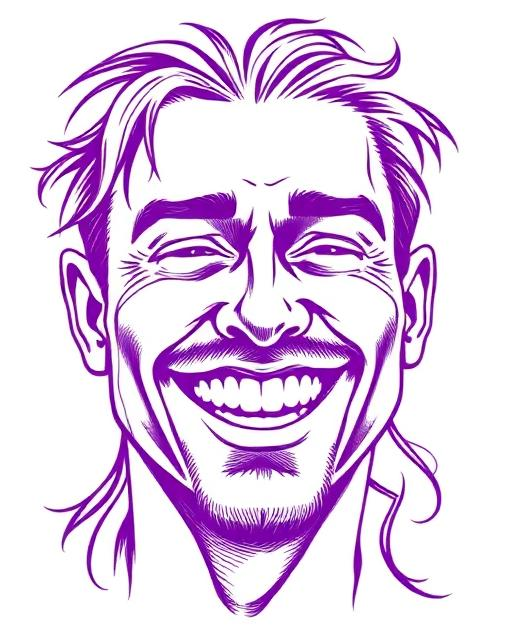
#> input picture src/assets/sample-1.jpg, 512 x 640 px
$ python metrics.py ../../src/assets/sample-1.jpg
#> lines starting #> are read from the running program, lines starting #| are printed output that depends on the picture; after the words box and inside, x2 and y2 are one past the last pixel; in counts of white or black regions, pixels touching at a corner belong together
import cv2, numpy as np, sys
def lum(f):
#> called with f = '../../src/assets/sample-1.jpg'
    im=cv2.imread(f,cv2.IMREAD_UNCHANGED)
#> im is the input picture: shape (640, 512, 3); mean B, G, R 233.3, 205.1, 227.1
    if im.ndim==3 and im.shape[2]==4:
        a=im[...,3:4]/255.0; im=(im[...,:3]*a+255*(1-a)).astype(np.uint8)
    g=cv2.cvtColor(im,cv2.COLOR_BGR2GRAY) if im.ndim==3 else im
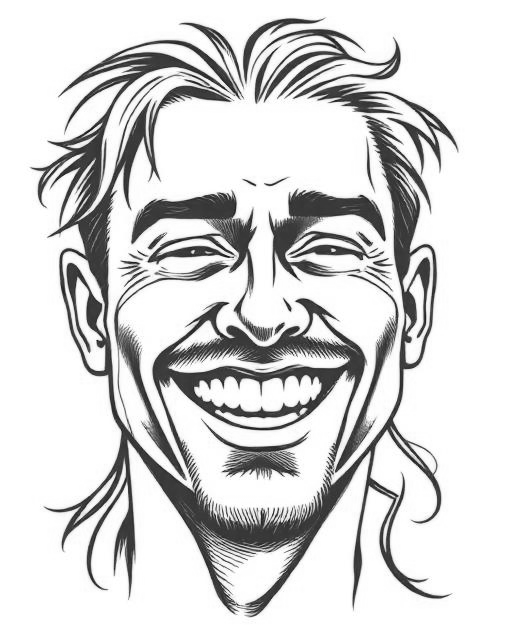
#> g: shape (640, 512); min 17, max 255, mean 214.9
    return g
def m(f,crop=None):
    g=lum(f)
    if crop: g=g[crop[0]:crop[1],crop[2]:crop[3]]
    paper=np.percentile(g,92); d=(g<paper-40).astype(np.uint8)
#> after `paper = np.percentile(g, 92)`: paper = 255
#> after `d = (g < paper - 40).astype(np.uint8)`:
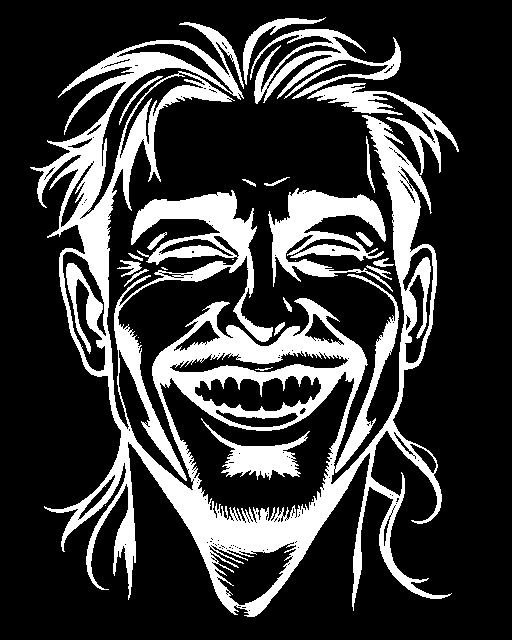
#> d: shape (640, 512); values 0 (black) and 1 (white), 23% white; 31 white regions (10 under 20 px), largest, box (x1, y1, x2, y2) and area: (30, 22, 452, 617) 59534, (268, 188, 393, 292) 5404, (250, 29, 401, 104) 3353
    n,lab,st,_=cv2.connectedComponentsWithStats(d,connectivity=8); a=st[1:,4]
#> after `n, lab, st, _ = cv2.connectedComponentsWithStats(d, connectivity=8)`:
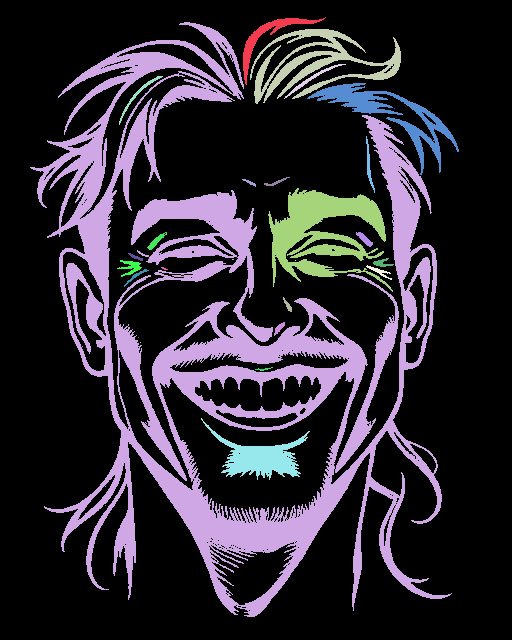
#> lab: shape (640, 512) int32; 32 distinct labels, from 0 to 31; one colour per label, 0 black
#> after `n, lab, st, _ = cv2.connectedComponentsWithStats(d, connectivity=8)`: n = 32; st = 32 rows, first 6: [0, 0, 512, 640, 252345], [243, 17, 83, 68, 786], [30, 22, 422, 595, 59534], [250, 29, 151, 75, 3353], [284, 64, 62, 35, 193], [119, 76, 44, 49, 174]
#> after `a = st[1:, 4]`: a = 31 values, max 59534 at index 1, min 1 at index 6, mean 2430.2
    ink_px=d.sum()
#> ink_px = 75335
    in_speck=a[a<12].sum()/max(1,ink_px)       # share of ink living in tiny fragments
#> in_speck = 0.000292
    in_long=a[a>=150].sum()/max(1,ink_px)      # share of ink in long connected strokes
#> in_long = 0.988
    # dominant stroke thickness via distance transform on skeleton-ish maxima
    dt=cv2.distanceTransform(d,cv2.DIST_L2,3);
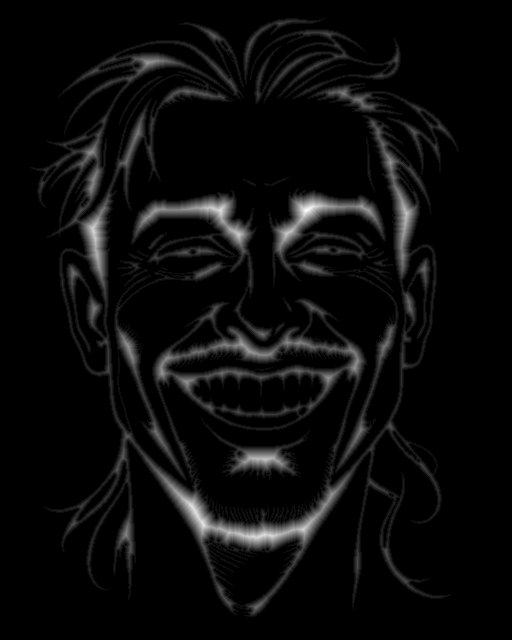
#> dt: shape (640, 512) float32; min 0, max 17.1, mean 0.737; drawn with min black and max white
    mid=((g>paper-215)&(g<paper-40)).mean()    # anti-aliased tonal fraction
#> mid = 0.226
    return dict(cov=round(d.mean(),3),comps=n-1,speck_ink=round(in_speck,3),long_ink=round(in_long,3),aa_mid=round(mid,3))
if __name__=='__main__':
    for f in sys.argv[1:]: print(f.split('/')[-1][:30].ljust(30),m(f))

$ run again, on src/assets/sample-3.jpg
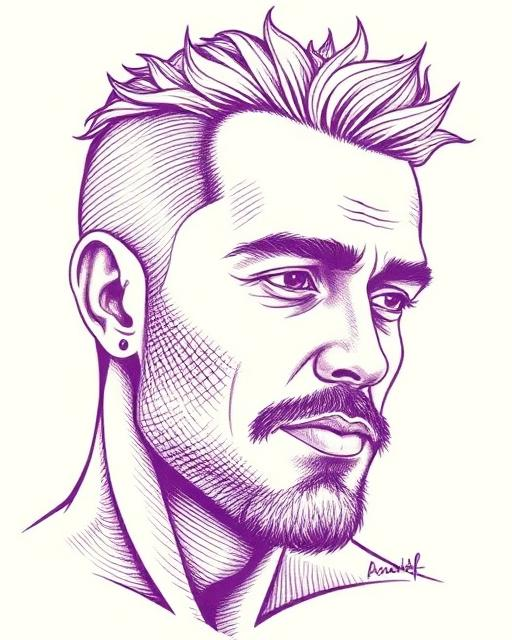
#> input picture src/assets/sample-3.jpg, 512 x 640 px
#> in lum, im is the input picture: shape (640, 512, 3); mean B, G, R 225.5, 215.1, 229.8
#> paper = 254
#> d: shape (640, 512); values 0 (black) and 1 (white), 23.3% white; 170 white regions (146 under 20 px), largest, box (x1, y1, x2, y2) and area: (21, 6, 476, 634) 66367, (223, 231, 366, 324) 6038, (76, 240, 133, 335) 2392
#> in m, `n, lab, st, _ = cv2.connectedComponentsWithStats(d, connectivity=8)`:
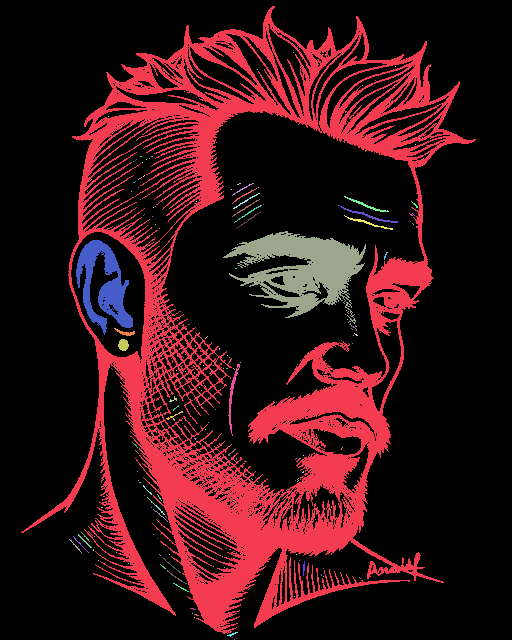
#> lab: shape (640, 512) int32; 171 distinct labels, from 0 to 170; one colour per label, 0 black
#> n = 171; st = 171 rows, first 6: [0, 0, 512, 640, 251412], [21, 6, 455, 628, 66367], [293, 52, 1, 1, 1], [395, 66, 1, 1, 1], [257, 69, 1, 1, 1], [362, 85, 1, 1, 1]
#> a = 170 values, max 66367 at index 0, min 1 at index 1, mean 448.6
#> ink_px = 76268
#> in_speck = 0.00326
#> in_long = 0.983
#> in m, `dt=cv2.distanceTransform(d,cv2.DIST_L2,3);`:
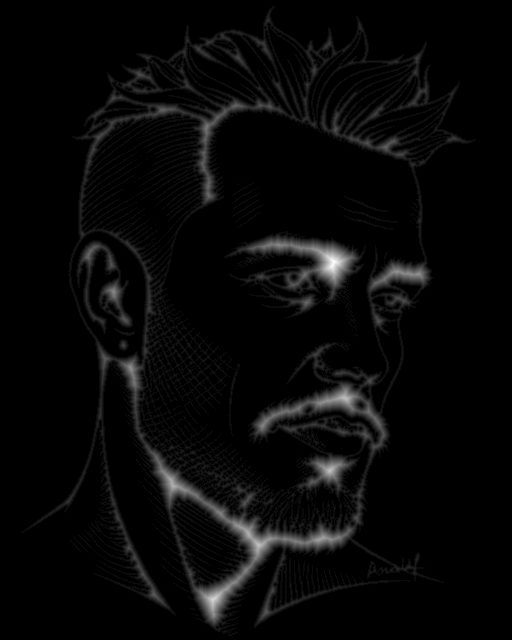
#> dt: shape (640, 512) float32; min 0, max 20.47, mean 0.6; drawn with min black and max white
#> mid = 0.232

$ run again, on src/assets/sample-portrait.jpg
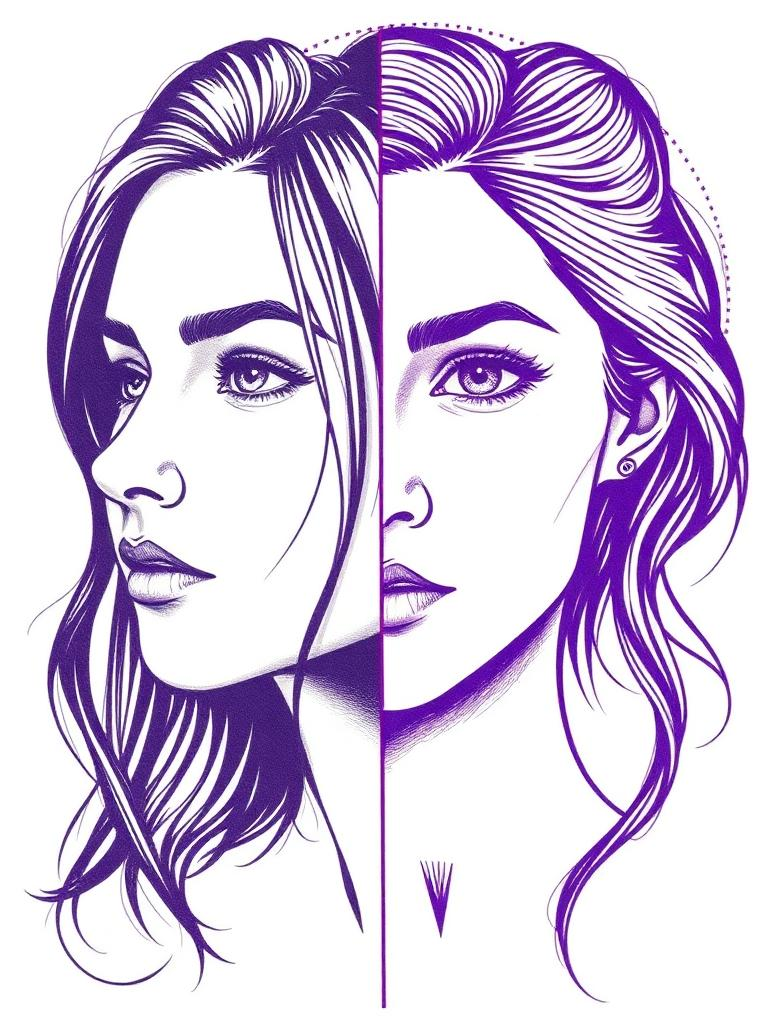
#> input picture src/assets/sample-portrait.jpg, 768 x 1024 px
#> in lum, im is the input picture: shape (1024, 768, 3); mean B, G, R 224.2, 197.7, 211.9
#> paper = 255
#> d: shape (1024, 768); values 0 (black) and 1 (white), 28.1% white; 262 white regions (245 under 20 px), largest, box (x1, y1, x2, y2) and area: (25, 23, 749, 1008) 209027, (395, 300, 560, 418) 8699, (420, 860, 453, 938) 1030
#> in m, `n, lab, st, _ = cv2.connectedComponentsWithStats(d, connectivity=8)`:
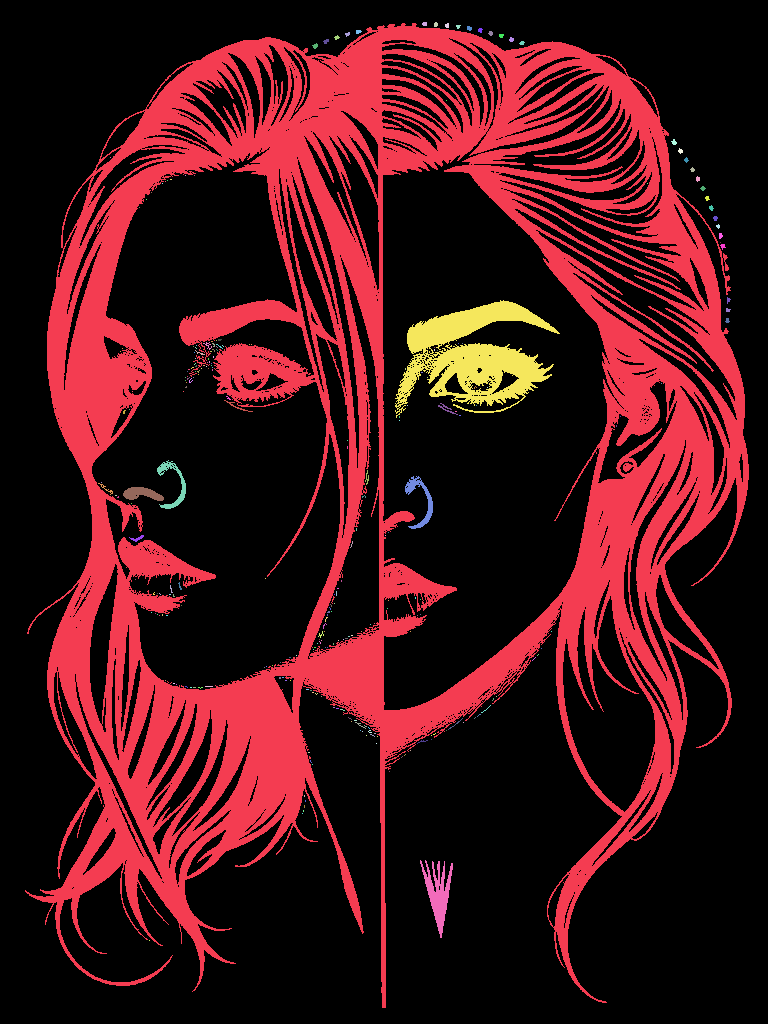
#> lab: shape (1024, 768) int32; 263 distinct labels, from 0 to 262; one colour per label, 0 black
#> n = 263; st = 263 rows, first 6: [0, 0, 768, 1024, 565235], [25, 23, 724, 985, 209027], [422, 22, 5, 4, 18], [434, 22, 4, 5, 17], [445, 23, 4, 5, 17], [456, 25, 5, 4, 14]
#> a = 262 values, max 209027 at index 0, min 1 at index 16, mean 844.3
#> ink_px = 221197
#> in_speck = 0.00203
#> in_long = 0.994
#> in m, `dt=cv2.distanceTransform(d,cv2.DIST_L2,3);`:
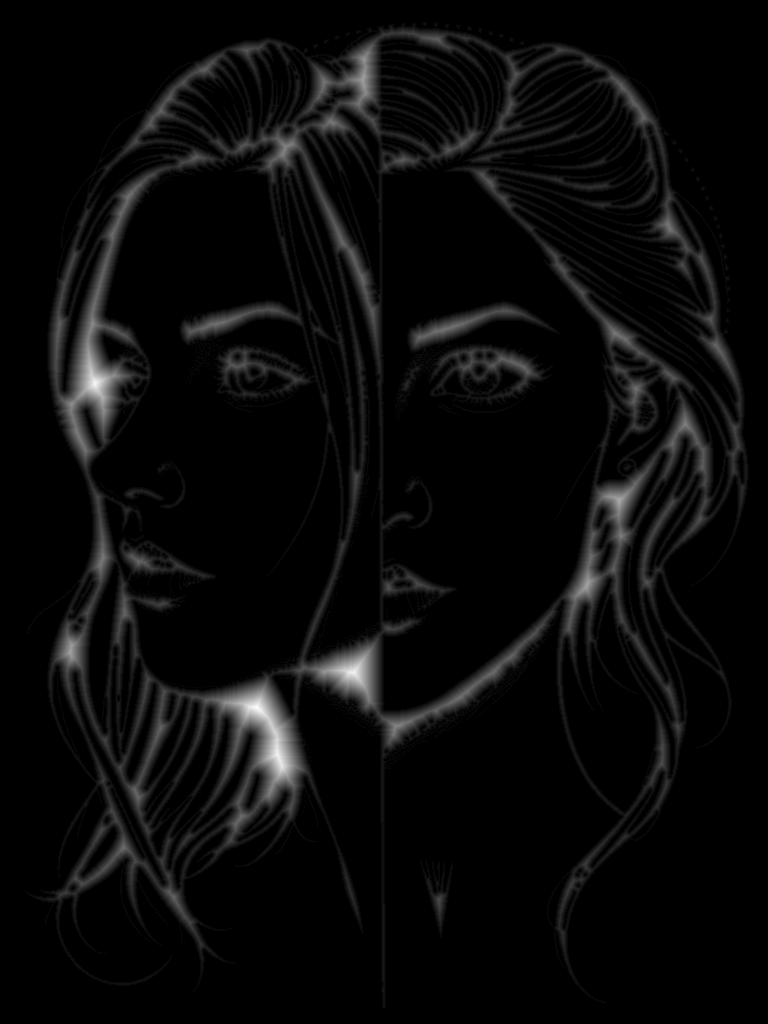
#> dt: shape (1024, 768) float32; min 0, max 30.18, mean 1.2; drawn with min black and max white
#> mid = 0.274
